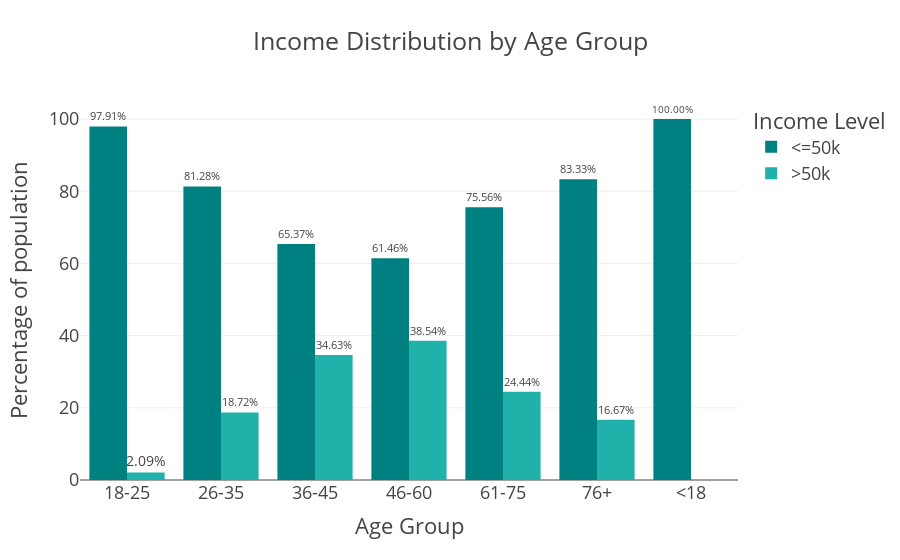

The notebook cell saved with this chart:
### Code cell
fig=px.bar(adult_df_income_age,
           x='age_group',
           y='percentage',
           color='income',
           title='Income Distribution by Age Group',
           color_discrete_sequence=["teal","LightSeaGreen"],
           barmode='group',
           text='percentage'
           
              
)
fig.update_layout(template="presentation",
                 xaxis_title='Age Group',
                  yaxis_title='Percentage of population',
                  legend_title=dict(text='Income Level'),
                 paper_bgcolor="rgba(0,0,0,0)",plot_bgcolor=("rgba(0,0,0,0)"))
fig.update_traces(texttemplate='%{text:.2f}%',textposition='outside') 
fig.show()
fig.write_image(os.path.join(result_dir,'income_distribution-AgeGroup-bar_chart.jpg'))
fig.write_image(os.path.join(result_dir,'income_distribution-AgeGroup_bar_chart.png'))
fig.write_html(os.path.join(result_dir,'income_distribution-AgeGroup_bar_chart.html'))

### Figure 1 — Plotly figure (JSON) as saved in the notebook; plotly's stock layout.template omitted (floating-point values rounded to 4 significant figures)
{"data": [{"alignmentgroup": "True", "hovertemplate": "income=<=50k<br>age_group=%{x}<br>percentage=%{text}<extra></extra>", "legendgroup": "<=50k", "marker": {"color": "teal", "pattern": {"shape": ""}}, "name": "<=50k", "offsetgroup": "<=50k", "orientation": "v", "showlegend": true, "text": [97.91, 81.28, 65.37, 61.46, 75.56, 83.33, 100.0], "textposition": "outside", "texttemplate": "%{text:.2f}%", "type": "bar", "x": ["18-25", "26-35", "36-45", "46-60", "61-75", "76+", "<18"], "xaxis": "x", "y": [97.91, 81.28, 65.37, 61.46, 75.56, 83.33, 100.0], "yaxis": "y"}, {"alignmentgroup": "True", "hovertemplate": "income=>50k<br>age_group=%{x}<br>percentage=%{text}<extra></extra>", "legendgroup": ">50k", "marker": {"color": "LightSeaGreen", "pattern": {"shape": ""}}, "name": ">50k", "offsetgroup": ">50k", "orientation": "v", "showlegend": true, "text": [2.093, 18.72, 34.63, 38.54, 24.44, 16.67], "textposition": "outside", "texttemplate": "%{text:.2f}%", "type": "bar", "x": ["18-25", "26-35", "36-45", "46-60", "61-75", "76+"], "xaxis": "x", "y": [2.093, 18.72, 34.63, 38.54, 24.44, 16.67], "yaxis": "y"}], "layout": {"autosize": true, "barmode": "group", "legend": {"title": {"text": "Income Level"}, "tracegroupgap": 0}, "paper_bgcolor": "rgba(0, 0, 0, 0)", "plot_bgcolor": "rgba(0, 0, 0, 0)", "title": {"text": "Income Distribution by Age Group"}, "xaxis": {"anchor": "y", "autorange": true, "domain": [0, 1], "range": [-0.5, 6.5], "title": {"text": "Age Group"}, "type": "category"}, "yaxis": {"anchor": "x", "autorange": true, "domain": [0, 1], "range": [0, 105.3], "title": {"text": "Percentage of population"}, "type": "linear"}}}
